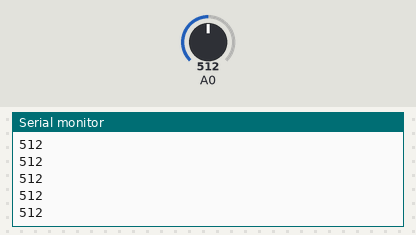
Bench run of a sketch on a simulated Arduino Uno, built with avr-gcc and run on an emulated ATmega328P. On the bench: the last lines printed to the serial monitor. The test bench sets the inputs (shaded band); at power-on: A0 = 512.

Above: at 1.2 s.
1.3 s: A0 set to 716
At 1.9 s:
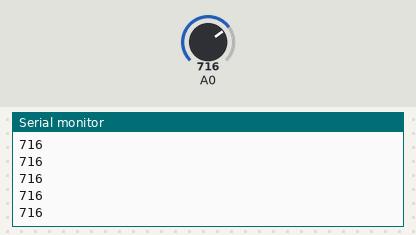
2.8 s: A0 set to 900
At 3.4 s:
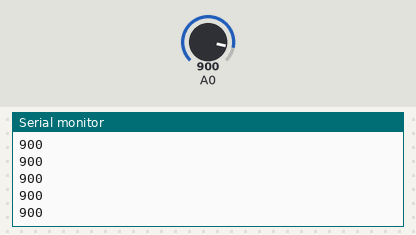
Timing chart, 0 to 5.8 s (numbered marks = the images above; inputs shaded):
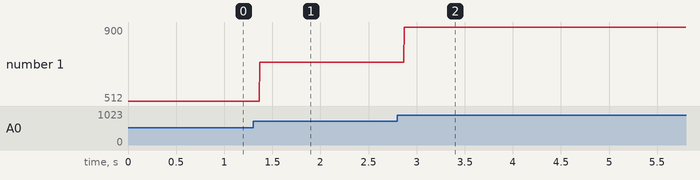

The sketch:

sketch_jul24a.ino
```cpp
void setup() {
  // put your setup code here, to run once:
  Serial.begin(9600);

}

void loop() {
  // put your main code here, to run repeatedly:
  int A0_val = analogRead(A0);
  // int A1_val = analogRead(A1);
  // int A2_val = analogRead(A2);
  // int A3_val = analogRead(A3);
  // int A4_val = analogRead(A4);
  // int A5_val = analogRead(A5);

  Serial.println(A0_val);
  //Serial.print(A1_val);
  //Serial.print(A2_val);
  //Serial.print(A3_val);
  // Serial.print(A4_val);
  // Serial.print(A5_val); // println at the end of the line

}
```

Measured:
- after the input at 1.3 s, the serial monitor: prints a new line after 0.07 s (image 1)
- after the input at 2.8 s, the serial monitor: prints a new line after 0.07 s (image 2)
- plotted number 1: 512 → 716 after the input at 1.3 s, 716 → 900 after the input at 2.8 s
